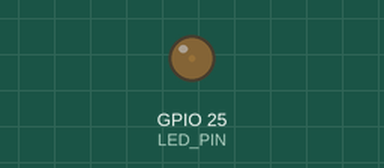
Bench run of a sketch on a simulated ESP32. Shown: output pins drawn as LEDs (lit = HIGH).

Above: at 0.05 s.
At 0.95 s:
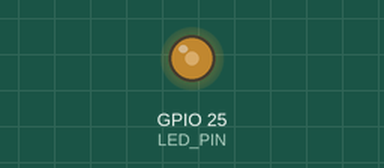
At 1.85 s:
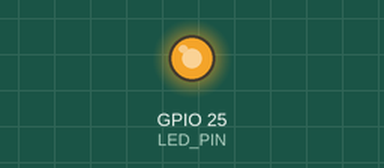
At 3.65 s:
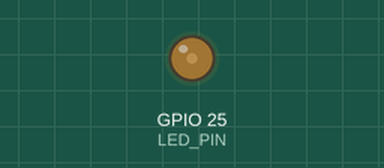
Timing chart, 0 to 5.3 s (numbered marks = the images above):
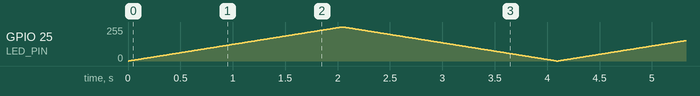

The sketch:

3.ino
```cpp
const int LED_PIN = 25;

void setup()
{
  Serial.begin(115200);
}

void loop()
{
  for(int i = 0; i < 256; ++i)
  {
    dacWrite(LED_PIN, i);
    delay(8);
  }

  for(int i = 255; i >= 0; --i)
  {
    dacWrite(LED_PIN, i);
    delay(8);
  }
}
```
